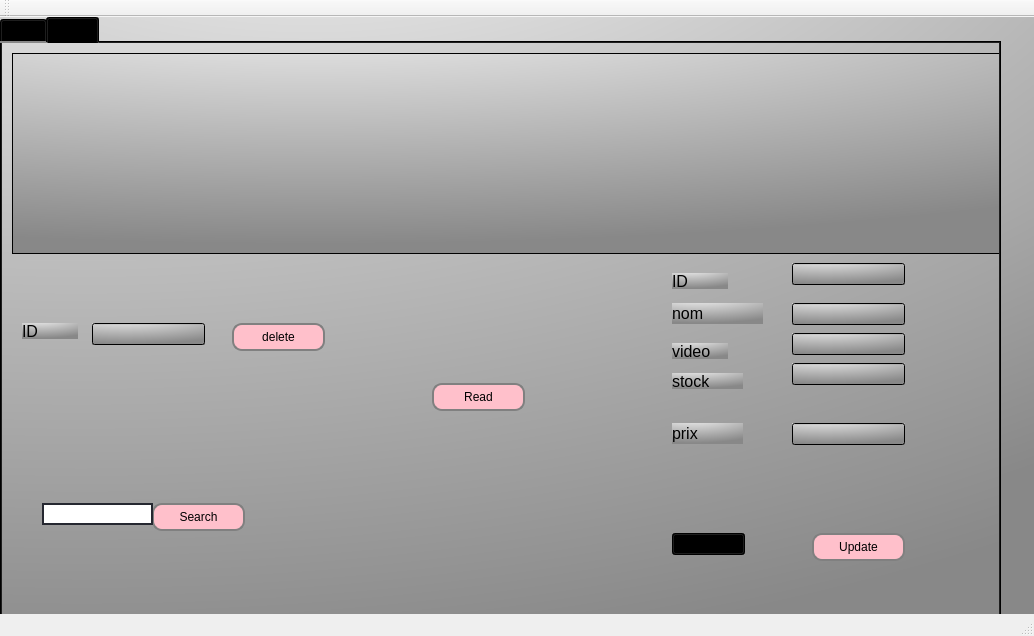
<?xml version="1.0" encoding="UTF-8"?>
<ui version="4.0">
 <class>MainWindow</class>
 <widget class="QMainWindow" name="MainWindow">
  <property name="geometry">
   <rect>
    <x>0</x>
    <y>0</y>
    <width>1034</width>
    <height>636</height>
   </rect>
  </property>
  <property name="windowTitle">
   <string>Gestion des Clients</string>
  </property>
  <widget class="QWidget" name="centralWidget">
   <property name="styleSheet">
    <string notr="true">QWidget {
 
 background: qradialgradient(cx: 0.3, cy: -0.4, fx: 0.3, fy: -0.4, radius: 1.35, stop: 0 #fff, stop: 1 #888) ;/*background: linear-gradient(rgba(0,0,0,.5), rgba(0,0,0,.5)),url(feuille.jpg); 
    background-position: center;
    background-size: cover;
    display: flex;
    justify-content: center;
    align-items: center;
    font-family: 'Poppins', sans-serif*/
 
 
}



QPushButton {
border: 2px solid gray;
border-radius: 10px;
padding: 0 8px;
background-color:pink
}

 QPushButton:hover:!pressed{ background-color: qlineargradient(x1: 0, y1: 0, x2: 0, y2: 1,
                                      stop: 0 #FF0ECE, stop: 1 #FFFFFF); } 
QPushButton:hover { background-color: qlineargradient(x1: 0, y1: 0, x2: 0, y2: 1,
                                      stop: 0 #FF0ECE, stop: 1 #FFFFFF); }
/*QLineEdit{
border: 2px solid rgb(37,39,48);
border -radius: 20px;
color: #FFF;
padding -left: 20px;
padding -right: 20px;
background-color:white
}*/
</string>
   </property>
   <widget class="QTabWidget" name="tabWidget">
    <property name="geometry">
     <rect>
      <x>0</x>
      <y>0</y>
      <width>1001</width>
      <height>621</height>
     </rect>
    </property>
    <property name="currentIndex">
     <number>1</number>
    </property>
    <widget class="QWidget" name="tab">
     <attribute name="title">
      <string>Add</string>
     </attribute>
     <widget class="QLabel" name="label">
      <property name="geometry">
       <rect>
        <x>450</x>
        <y>30</y>
        <width>281</width>
        <height>20</height>
       </rect>
      </property>
      <property name="font">
       <font>
        <pointsize>14</pointsize>
       </font>
      </property>
      <property name="styleSheet">
       <string notr="true">color: black;</string>
      </property>
      <property name="text">
       <string>Produits</string>
      </property>
     </widget>
     <widget class="QLabel" name="label_2">
      <property name="geometry">
       <rect>
        <x>50</x>
        <y>70</y>
        <width>56</width>
        <height>16</height>
       </rect>
      </property>
      <property name="font">
       <font>
        <pointsize>12</pointsize>
       </font>
      </property>
      <property name="styleSheet">
       <string notr="true">color:black;
</string>
      </property>
      <property name="text">
       <string>ID</string>
      </property>
     </widget>
     <widget class="QLabel" name="label_3">
      <property name="geometry">
       <rect>
        <x>50</x>
        <y>120</y>
        <width>111</width>
        <height>21</height>
       </rect>
      </property>
      <property name="font">
       <font>
        <pointsize>12</pointsize>
       </font>
      </property>
      <property name="styleSheet">
       <string notr="true">color: black;</string>
      </property>
      <property name="text">
       <string>Nom produit</string>
      </property>
     </widget>
     <widget class="QLabel" name="label_4">
      <property name="geometry">
       <rect>
        <x>50</x>
        <y>170</y>
        <width>56</width>
        <height>16</height>
       </rect>
      </property>
      <property name="font">
       <font>
        <pointsize>12</pointsize>
       </font>
      </property>
      <property name="styleSheet">
       <string notr="true">color:black;</string>
      </property>
      <property name="text">
       <string>Video</string>
      </property>
     </widget>
     <widget class="QLabel" name="label_5">
      <property name="geometry">
       <rect>
        <x>50</x>
        <y>220</y>
        <width>56</width>
        <height>16</height>
       </rect>
      </property>
      <property name="font">
       <font>
        <pointsize>12</pointsize>
       </font>
      </property>
      <property name="styleSheet">
       <string notr="true">color: black;</string>
      </property>
      <property name="text">
       <string>Stock</string>
      </property>
     </widget>
     <widget class="QLineEdit" name="lineEdit_id">
      <property name="geometry">
       <rect>
        <x>180</x>
        <y>70</y>
        <width>113</width>
        <height>22</height>
       </rect>
      </property>
      <property name="styleSheet">
       <string notr="true"/>
      </property>
     </widget>
     <widget class="QLineEdit" name="lineEdit_nom">
      <property name="geometry">
       <rect>
        <x>180</x>
        <y>120</y>
        <width>113</width>
        <height>22</height>
       </rect>
      </property>
      <property name="styleSheet">
       <string notr="true"/>
      </property>
     </widget>
     <widget class="QLineEdit" name="lineEdit_viedo">
      <property name="geometry">
       <rect>
        <x>180</x>
        <y>170</y>
        <width>113</width>
        <height>22</height>
       </rect>
      </property>
      <property name="styleSheet">
       <string notr="true"/>
      </property>
     </widget>
     <widget class="QLineEdit" name="lineEdit_stock">
      <property name="geometry">
       <rect>
        <x>180</x>
        <y>220</y>
        <width>113</width>
        <height>22</height>
       </rect>
      </property>
      <property name="styleSheet">
       <string notr="true"/>
      </property>
     </widget>
     <widget class="QPushButton" name="valider">
      <property name="geometry">
       <rect>
        <x>570</x>
        <y>180</y>
        <width>101</width>
        <height>31</height>
       </rect>
      </property>
      <property name="text">
       <string>Add</string>
      </property>
     </widget>
     <widget class="QLineEdit" name="lineEdit_prix">
      <property name="geometry">
       <rect>
        <x>180</x>
        <y>270</y>
        <width>113</width>
        <height>22</height>
       </rect>
      </property>
      <property name="styleSheet">
       <string notr="true"/>
      </property>
     </widget>
     <widget class="QLabel" name="label_14">
      <property name="geometry">
       <rect>
        <x>-20</x>
        <y>-10</y>
        <width>991</width>
        <height>631</height>
       </rect>
      </property>
      <property name="text">
       <string/>
      </property>
      <property name="pixmap">
       <pixmap>../../../Downloads/lovepik-financial-real-estate-black-gold-background-image_400084852.jpg</pixmap>
      </property>
     </widget>
     <widget class="QLabel" name="label_52">
      <property name="geometry">
       <rect>
        <x>50</x>
        <y>270</y>
        <width>91</width>
        <height>21</height>
       </rect>
      </property>
      <property name="font">
       <font>
        <pointsize>12</pointsize>
       </font>
      </property>
      <property name="styleSheet">
       <string notr="true">color: black;</string>
      </property>
      <property name="text">
       <string>Prix</string>
      </property>
     </widget>
     <widget class="QPushButton" name="pushButton">
      <property name="geometry">
       <rect>
        <x>790</x>
        <y>460</y>
        <width>161</width>
        <height>28</height>
       </rect>
      </property>
      <property name="styleSheet">
       <string notr="true">QLineEdit{
border: 2px solid rgb(37,39,48);
border -radius: 20px;
color: #FFF;
padding -left: 20px;
padding -right: 20px;
background-color:rgb(34,36,44);
}
QLineEdit:hover{
border: 2px solid rgb(48,50,62);
}
QLineEdit:focus{
border: 2px solid rgb(85,170,255);
background-color: rgb(43,45,56);
}</string>
      </property>
      <property name="text">
       <string>Connect to data base </string>
      </property>
     </widget>
     <zorder>label_14</zorder>
     <zorder>label</zorder>
     <zorder>label_2</zorder>
     <zorder>label_3</zorder>
     <zorder>label_4</zorder>
     <zorder>label_5</zorder>
     <zorder>lineEdit_id</zorder>
     <zorder>lineEdit_nom</zorder>
     <zorder>lineEdit_viedo</zorder>
     <zorder>lineEdit_stock</zorder>
     <zorder>valider</zorder>
     <zorder>lineEdit_prix</zorder>
     <zorder>label_52</zorder>
     <zorder>pushButton</zorder>
    </widget>
    <widget class="QWidget" name="tab_2">
     <attribute name="title">
      <string>Read</string>
     </attribute>
     <widget class="QTableView" name="tab_produit">
      <property name="geometry">
       <rect>
        <x>10</x>
        <y>10</y>
        <width>1011</width>
        <height>201</height>
       </rect>
      </property>
     </widget>
     <widget class="QPushButton" name="rechercher_2">
      <property name="geometry">
       <rect>
        <x>150</x>
        <y>460</y>
        <width>93</width>
        <height>28</height>
       </rect>
      </property>
      <property name="text">
       <string>Search</string>
      </property>
     </widget>
     <widget class="QLineEdit" name="chercher_id">
      <property name="geometry">
       <rect>
        <x>40</x>
        <y>460</y>
        <width>111</width>
        <height>22</height>
       </rect>
      </property>
      <property name="styleSheet">
       <string notr="true">QLineEdit{
border: 2px solid rgb(37,39,48);
border -radius: 20px;
color: #FFF;
padding -left: 20px;
padding -right: 20px;
background-color:white
}
QLineEdit:hover{
border: 2px solid rgb(48,50,62);
}
QLineEdit:focus{
border: 2px solid rgb(85,170,255);
background-color: rgb(43,45,56);
}</string>
      </property>
     </widget>
     <widget class="QLabel" name="label_7">
      <property name="geometry">
       <rect>
        <x>20</x>
        <y>280</y>
        <width>56</width>
        <height>16</height>
       </rect>
      </property>
      <property name="font">
       <font>
        <pointsize>12</pointsize>
       </font>
      </property>
      <property name="styleSheet">
       <string notr="true">color: black;</string>
      </property>
      <property name="text">
       <string>ID</string>
      </property>
     </widget>
     <widget class="QLabel" name="label_8">
      <property name="geometry">
       <rect>
        <x>670</x>
        <y>230</y>
        <width>56</width>
        <height>16</height>
       </rect>
      </property>
      <property name="font">
       <font>
        <pointsize>12</pointsize>
       </font>
      </property>
      <property name="styleSheet">
       <string notr="true">color: black;</string>
      </property>
      <property name="text">
       <string>ID</string>
      </property>
     </widget>
     <widget class="QLineEdit" name="update_video">
      <property name="geometry">
       <rect>
        <x>790</x>
        <y>290</y>
        <width>113</width>
        <height>22</height>
       </rect>
      </property>
      <property name="styleSheet">
       <string notr="true">/*QLineEdit{
border: 2px solid rgb(37,39,48);
border -radius: 20px;
color: #FFF;
padding -left: 20px;
padding -right: 20px;
background-color:rgb(34,36,44);
}
QLineEdit:hover{
border: 2px solid rgb(48,50,62);
}
QLineEdit:focus{
border: 2px solid rgb(85,170,255);
background-color: rgb(43,45,56);
}*/</string>
      </property>
     </widget>
     <widget class="QLineEdit" name="update_prix">
      <property name="geometry">
       <rect>
        <x>790</x>
        <y>380</y>
        <width>113</width>
        <height>22</height>
       </rect>
      </property>
      <property name="styleSheet">
       <string notr="true">/*QLineEdit{
border: 2px solid rgb(37,39,48);
border -radius: 20px;
color: #FFF;
padding -left: 20px;
padding -right: 20px;
background-color:rgb(34,36,44);
}
QLineEdit:hover{
border: 2px solid rgb(48,50,62);
}
QLineEdit:focus{
border: 2px solid rgb(85,170,255);
background-color: rgb(43,45,56);
}*/</string>
      </property>
     </widget>
     <widget class="QLabel" name="label_12">
      <property name="geometry">
       <rect>
        <x>670</x>
        <y>330</y>
        <width>71</width>
        <height>16</height>
       </rect>
      </property>
      <property name="font">
       <font>
        <pointsize>12</pointsize>
       </font>
      </property>
      <property name="styleSheet">
       <string notr="true">color: black;</string>
      </property>
      <property name="text">
       <string>stock</string>
      </property>
     </widget>
     <widget class="QLineEdit" name="update_nom">
      <property name="geometry">
       <rect>
        <x>790</x>
        <y>260</y>
        <width>113</width>
        <height>22</height>
       </rect>
      </property>
      <property name="styleSheet">
       <string notr="true">/*QLineEdit{
border: 2px solid rgb(37,39,48);
border -radius: 20px;
color: #FFF;
padding -left: 20px;
padding -right: 20px;
background-color:rgb(34,36,44);
}
QLineEdit:hover{
border: 2px solid rgb(48,50,62);
}
QLineEdit:focus{
border: 2px solid rgb(85,170,255);
background-color: rgb(43,45,56);
}</string>
      </property>
     </widget>
     <widget class="QLabel" name="label_20">
      <property name="geometry">
       <rect>
        <x>670</x>
        <y>380</y>
        <width>71</width>
        <height>21</height>
       </rect>
      </property>
      <property name="font">
       <font>
        <pointsize>12</pointsize>
       </font>
      </property>
      <property name="styleSheet">
       <string notr="true">color:black;</string>
      </property>
      <property name="text">
       <string>prix</string>
      </property>
     </widget>
     <widget class="QLabel" name="label_10">
      <property name="geometry">
       <rect>
        <x>670</x>
        <y>260</y>
        <width>91</width>
        <height>21</height>
       </rect>
      </property>
      <property name="font">
       <font>
        <pointsize>12</pointsize>
       </font>
      </property>
      <property name="styleSheet">
       <string notr="true">color: black;</string>
      </property>
      <property name="text">
       <string>nom</string>
      </property>
     </widget>
     <widget class="QLineEdit" name="update_stock">
      <property name="geometry">
       <rect>
        <x>790</x>
        <y>320</y>
        <width>113</width>
        <height>22</height>
       </rect>
      </property>
      <property name="styleSheet">
       <string notr="true">/*QLineEdit{
border: 2px solid rgb(37,39,48);
border -radius: 20px;
color: #FFF;
padding -left: 20px;
padding -right: 20px;
background-color:rgb(34,36,44);
}
QLineEdit:hover{
border: 2px solid rgb(48,50,62);
}
QLineEdit:focus{
border: 2px solid rgb(85,170,255);
background-color: rgb(43,45,56);
}</string>
      </property>
     </widget>
     <widget class="QLabel" name="label_9">
      <property name="geometry">
       <rect>
        <x>670</x>
        <y>300</y>
        <width>56</width>
        <height>16</height>
       </rect>
      </property>
      <property name="font">
       <font>
        <pointsize>12</pointsize>
       </font>
      </property>
      <property name="styleSheet">
       <string notr="true">color: black;</string>
      </property>
      <property name="text">
       <string>video</string>
      </property>
     </widget>
     <widget class="QLabel" name="label_13">
      <property name="geometry">
       <rect>
        <x>-320</x>
        <y>-30</y>
        <width>1331</width>
        <height>701</height>
       </rect>
      </property>
      <property name="text">
       <string/>
      </property>
      <property name="pixmap">
       <pixmap>../../../Downloads/lovepik-financial-real-estate-black-gold-background-image_400084852.jpg</pixmap>
      </property>
      <property name="scaledContents">
       <bool>true</bool>
      </property>
     </widget>
     <widget class="QPushButton" name="read">
      <property name="geometry">
       <rect>
        <x>430</x>
        <y>340</y>
        <width>93</width>
        <height>28</height>
       </rect>
      </property>
      <property name="text">
       <string>Read</string>
      </property>
     </widget>
     <widget class="QPushButton" name="pushButton_delete">
      <property name="geometry">
       <rect>
        <x>230</x>
        <y>280</y>
        <width>93</width>
        <height>28</height>
       </rect>
      </property>
      <property name="text">
       <string>delete</string>
      </property>
     </widget>
     <widget class="QLineEdit" name="lineEdit_del">
      <property name="geometry">
       <rect>
        <x>90</x>
        <y>280</y>
        <width>113</width>
        <height>22</height>
       </rect>
      </property>
      <property name="styleSheet">
       <string notr="true">/*QLineEdit{
border: 2px solid rgb(37,39,48);
border -radius: 20px;
color: #FFF;
padding -left: 20px;
padding -right: 20px;
background-color:rgb(34,36,44);
}
QLineEdit:hover{
border: 2px solid rgb(48,50,62);
}
QLineEdit:focus{
border: 2px solid rgb(85,170,255);
background-color: rgb(43,45,56);
}</string>
      </property>
     </widget>
     <widget class="QLineEdit" name="update_id">
      <property name="geometry">
       <rect>
        <x>790</x>
        <y>220</y>
        <width>113</width>
        <height>22</height>
       </rect>
      </property>
      <property name="styleSheet">
       <string notr="true">/*QLineEdit{
border: 2px solid rgb(37,39,48);
border -radius: 20px;
color: #FFF;
padding -left: 20px;
padding -right: 20px;
background-color:rgb(34,36,44);
}
QLineEdit:hover{
border: 2px solid rgb(48,50,62);
}
QLineEdit:focus{
border: 2px solid rgb(85,170,255);
background-color: rgb(43,45,56);
}</string>
      </property>
     </widget>
     <widget class="QPushButton" name="pushButton_2">
      <property name="geometry">
       <rect>
        <x>810</x>
        <y>490</y>
        <width>93</width>
        <height>28</height>
       </rect>
      </property>
      <property name="text">
       <string>Update</string>
      </property>
     </widget>
     <widget class="QComboBox" name="comboBox">
      <property name="geometry">
       <rect>
        <x>670</x>
        <y>490</y>
        <width>73</width>
        <height>22</height>
       </rect>
      </property>
      <item>
       <property name="text">
        <string>id</string>
       </property>
      </item>
     </widget>
     <zorder>label_13</zorder>
     <zorder>tab_produit</zorder>
     <zorder>rechercher_2</zorder>
     <zorder>chercher_id</zorder>
     <zorder>label_7</zorder>
     <zorder>label_8</zorder>
     <zorder>update_video</zorder>
     <zorder>update_prix</zorder>
     <zorder>label_12</zorder>
     <zorder>update_nom</zorder>
     <zorder>label_20</zorder>
     <zorder>label_10</zorder>
     <zorder>update_stock</zorder>
     <zorder>label_9</zorder>
     <zorder>read</zorder>
     <zorder>pushButton_delete</zorder>
     <zorder>lineEdit_del</zorder>
     <zorder>update_id</zorder>
     <zorder>pushButton_2</zorder>
     <zorder>comboBox</zorder>
    </widget>
   </widget>
  </widget>
  <widget class="QMenuBar" name="menuBar">
   <property name="geometry">
    <rect>
     <x>0</x>
     <y>0</y>
     <width>1034</width>
     <height>26</height>
    </rect>
   </property>
  </widget>
  <widget class="QToolBar" name="mainToolBar">
   <attribute name="toolBarArea">
    <enum>TopToolBarArea</enum>
   </attribute>
   <attribute name="toolBarBreak">
    <bool>false</bool>
   </attribute>
  </widget>
  <widget class="QStatusBar" name="statusBar"/>
 </widget>
 <layoutdefault spacing="6" margin="11"/>
 <resources/>
 <connections/>
</ui>
